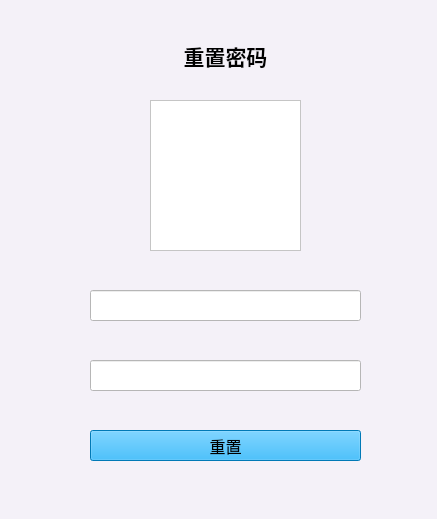
<?xml version="1.0" encoding="UTF-8"?>
<ui version="4.0">
 <class>reset</class>
 <widget class="QWidget" name="reset">
  <property name="geometry">
   <rect>
    <x>0</x>
    <y>0</y>
    <width>437</width>
    <height>519</height>
   </rect>
  </property>
  <property name="minimumSize">
   <size>
    <width>437</width>
    <height>519</height>
   </size>
  </property>
  <property name="maximumSize">
   <size>
    <width>437</width>
    <height>519</height>
   </size>
  </property>
  <property name="windowTitle">
   <string>Form</string>
  </property>
  <property name="styleSheet">
   <string notr="true">background-color: rgb(244, 241, 248);</string>
  </property>
  <widget class="QLabel" name="ResetLabel">
   <property name="geometry">
    <rect>
     <x>180</x>
     <y>40</y>
     <width>91</width>
     <height>31</height>
    </rect>
   </property>
   <property name="font">
    <font>
     <family>Microsoft YaHei UI</family>
     <pointsize>16</pointsize>
     <italic>false</italic>
     <bold>true</bold>
    </font>
   </property>
   <property name="styleSheet">
    <string notr="true">font: 700 16pt &quot;Microsoft YaHei UI&quot;;</string>
   </property>
   <property name="text">
    <string>重置密码</string>
   </property>
   <property name="alignment">
    <set>Qt::AlignCenter</set>
   </property>
  </widget>
  <widget class="QLineEdit" name="Password">
   <property name="geometry">
    <rect>
     <x>90</x>
     <y>290</y>
     <width>271</width>
     <height>31</height>
    </rect>
   </property>
   <property name="styleSheet">
    <string notr="true">background-color: rgb(255, 255, 255);</string>
   </property>
  </widget>
  <widget class="QPushButton" name="resetBtn">
   <property name="geometry">
    <rect>
     <x>90</x>
     <y>430</y>
     <width>271</width>
     <height>31</height>
    </rect>
   </property>
   <property name="font">
    <font>
     <pointsize>12</pointsize>
    </font>
   </property>
   <property name="styleSheet">
    <string notr="true">background-color: rgb(85, 255, 255);
background-color: rgb(0, 170, 255);</string>
   </property>
   <property name="text">
    <string>重置</string>
   </property>
  </widget>
  <widget class="QLineEdit" name="Passagain">
   <property name="geometry">
    <rect>
     <x>90</x>
     <y>360</y>
     <width>271</width>
     <height>31</height>
    </rect>
   </property>
   <property name="styleSheet">
    <string notr="true">background-color: rgb(255, 255, 255);</string>
   </property>
  </widget>
  <widget class="QGraphicsView" name="graphicsView_2">
   <property name="geometry">
    <rect>
     <x>150</x>
     <y>100</y>
     <width>151</width>
     <height>151</height>
    </rect>
   </property>
   <property name="styleSheet">
    <string notr="true">background-color: rgb(255, 255, 255);</string>
   </property>
  </widget>
 </widget>
 <resources/>
 <connections/>
</ui>
